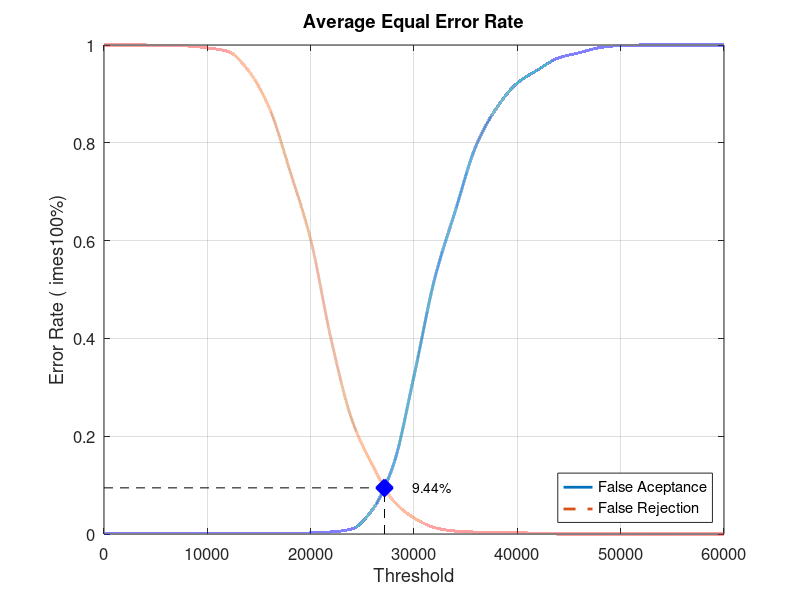
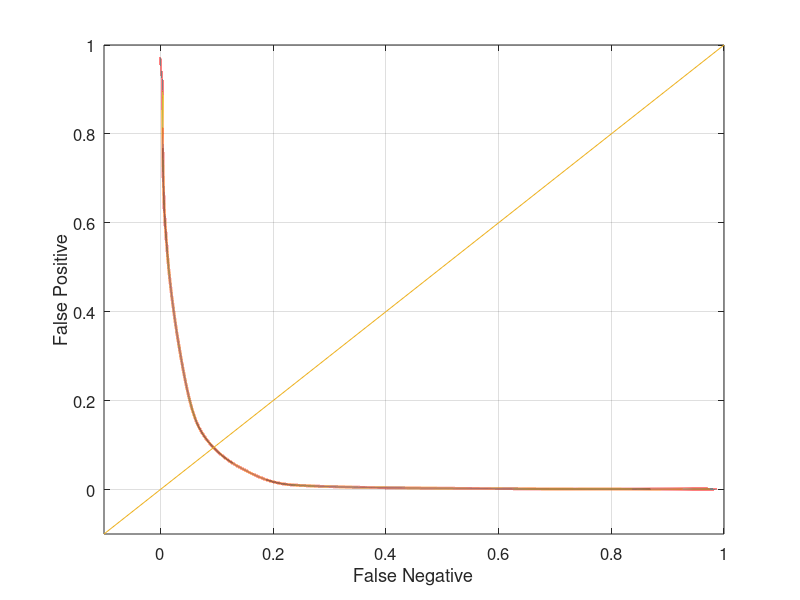

The MATLAB source for these figures, in order:
close all;
clear;
clc;
x = 0:2000:60000;
xq = 0:0.5:60000;

y0 = [0 0.00105263 0.00105263 0.00105263 0.00105263 0.00105263 0.00105263 0.00105263 0.00105263 0.00105263 0.00210526 0.00421053 0.0105263 0.0505263 0.141053 0.323158 0.522105 0.661053 0.793684 0.871579 0.922105 0.949474 0.973684 0.98421 0.994737 0.998947 1 1 1 1 1]
yy0 = interp1(x, y0, xq, 'pchip');
y1 = [1 1 1 0.998 0.998 0.994 0.987 0.947 0.871 0.742 0.602 0.396 0.233 0.14 0.068 0.033 0.013 0.006 0.004 0.004 0.003 0.001 0 0 0 0 0 0 0 0 0]
yy1 = interp1(x, y1, xq, 'pchip');

% Calculating EER: 
y2 = abs(y0 - y1);
find(y2 == min(y2))
yy2 = abs(yy0 - yy1);
xEER = find(yy2 == min(yy2));
xEERIndex = xq(xEER) % X-axis EER
yEER = yy0(xEER) % Y-axis EER

main = figure
plot(xq, yy0,'-','LineWidth', 2);	hold on
plot(xq, yy1,'--','LineWidth', 2);	hold on
plot([xEERIndex xEERIndex], [0 yEER], 'k--');	hold on
plot([0 xEERIndex], [yEER yEER], 'k--');	hold on
plot(xEERIndex, yEER, 'bx', 'LineWidth', 10);	hold on
text(xEERIndex + 10 * xEERIndex / 100, yEER, [num2str(round((10000 * yEER)) / 100) '%'])
legend('False Aceptance', 'False Rejection', 'Location', 'SouthEast')
xlabel('Threshold')
ylabel('Error Rate (	imes100%)')
title('Average Equal Error Rate')
set(gca, 'FontSize', 12)
axis([0 60000 0 1])
grid on

print(main, 'Database1AverageMain', '-dpng');
FNRxFPR = figure('Color', [1 1 1]);
plot(yy1, yy0, '-', yy1, yy0, 'LineWidth', 2);
hold on
y = -0.1:0.1:1
plot(y, y); 
set(gca, 'FontSize', 12)
xlabel('False Negative')
ylabel('False Positive')
axis([-0.1 1 -0.1 1])
set(gca, 'FontSize', 12)
grid on

print(FNRxFPR, 'Database1AverageFNRxFPR','-dpng');
